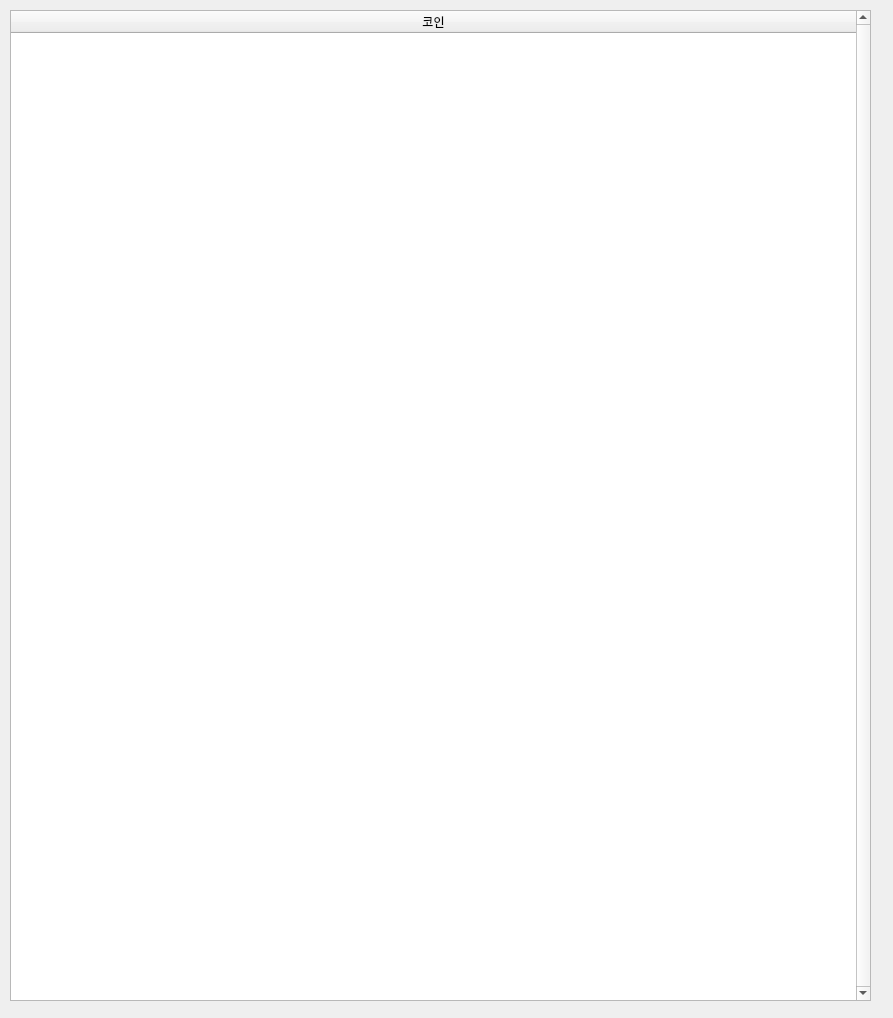
<?xml version="1.0" encoding="UTF-8"?>
<ui version="4.0">
 <class>Form</class>
 <widget class="QWidget" name="Form">
  <property name="geometry">
   <rect>
    <x>0</x>
    <y>0</y>
    <width>893</width>
    <height>1018</height>
   </rect>
  </property>
  <property name="minimumSize">
   <size>
    <width>3</width>
    <height>0</height>
   </size>
  </property>
  <property name="windowTitle">
   <string>Form</string>
  </property>
  <widget class="QTableWidget" name="realprice_table">
   <property name="enabled">
    <bool>true</bool>
   </property>
   <property name="geometry">
    <rect>
     <x>10</x>
     <y>10</y>
     <width>861</width>
     <height>991</height>
    </rect>
   </property>
   <property name="sizePolicy">
    <sizepolicy hsizetype="Minimum" vsizetype="Minimum">
     <horstretch>0</horstretch>
     <verstretch>0</verstretch>
    </sizepolicy>
   </property>
   <property name="minimumSize">
    <size>
     <width>0</width>
     <height>0</height>
    </size>
   </property>
   <property name="maximumSize">
    <size>
     <width>16777215</width>
     <height>16777215</height>
    </size>
   </property>
   <property name="sizeIncrement">
    <size>
     <width>0</width>
     <height>0</height>
    </size>
   </property>
   <property name="verticalScrollBarPolicy">
    <enum>Qt::ScrollBarAlwaysOn</enum>
   </property>
   <property name="horizontalScrollBarPolicy">
    <enum>Qt::ScrollBarAlwaysOff</enum>
   </property>
   <property name="sizeAdjustPolicy">
    <enum>QAbstractScrollArea::AdjustToContents</enum>
   </property>
   <property name="autoScroll">
    <bool>true</bool>
   </property>
   <property name="editTriggers">
    <set>QAbstractItemView::NoEditTriggers</set>
   </property>
   <property name="dragEnabled">
    <bool>true</bool>
   </property>
   <property name="textElideMode">
    <enum>Qt::ElideNone</enum>
   </property>
   <property name="horizontalScrollMode">
    <enum>QAbstractItemView::ScrollPerItem</enum>
   </property>
   <property name="gridStyle">
    <enum>Qt::SolidLine</enum>
   </property>
   <property name="sortingEnabled">
    <bool>false</bool>
   </property>
   <property name="rowCount">
    <number>0</number>
   </property>
   <property name="columnCount">
    <number>1</number>
   </property>
   <attribute name="horizontalHeaderVisible">
    <bool>true</bool>
   </attribute>
   <attribute name="horizontalHeaderCascadingSectionResizes">
    <bool>false</bool>
   </attribute>
   <attribute name="horizontalHeaderDefaultSectionSize">
    <number>100</number>
   </attribute>
   <attribute name="horizontalHeaderHighlightSections">
    <bool>true</bool>
   </attribute>
   <attribute name="horizontalHeaderStretchLastSection">
    <bool>true</bool>
   </attribute>
   <attribute name="verticalHeaderVisible">
    <bool>false</bool>
   </attribute>
   <attribute name="verticalHeaderCascadingSectionResizes">
    <bool>false</bool>
   </attribute>
   <attribute name="verticalHeaderDefaultSectionSize">
    <number>30</number>
   </attribute>
   <attribute name="verticalHeaderStretchLastSection">
    <bool>false</bool>
   </attribute>
   <column>
    <property name="text">
     <string>코인</string>
    </property>
   </column>
  </widget>
 </widget>
 <resources/>
 <connections/>
</ui>
